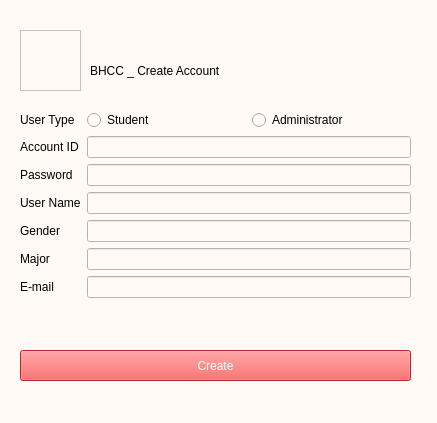
<?xml version="1.0" encoding="UTF-8"?>
<ui version="4.0">
 <class>Account</class>
 <widget class="QMainWindow" name="Account">
  <property name="geometry">
   <rect>
    <x>0</x>
    <y>0</y>
    <width>437</width>
    <height>423</height>
   </rect>
  </property>
  <property name="windowTitle">
   <string>Create Account</string>
  </property>
  <property name="styleSheet">
   <string notr="true">background-color: rgb(255, 250, 246);</string>
  </property>
  <widget class="QWidget" name="centralwidget">
   <widget class="QWidget" name="formLayoutWidget">
    <property name="geometry">
     <rect>
      <x>20</x>
      <y>110</y>
      <width>391</width>
      <height>221</height>
     </rect>
    </property>
    <layout class="QFormLayout" name="formLayout">
     <item row="0" column="0">
      <widget class="QLabel" name="label_8">
       <property name="styleSheet">
        <string notr="true">font: 10pt &quot;Arial&quot;;</string>
       </property>
       <property name="text">
        <string>User Type</string>
       </property>
      </widget>
     </item>
     <item row="1" column="0">
      <widget class="QLabel" name="label">
       <property name="styleSheet">
        <string notr="true">font: 10pt &quot;Arial&quot;;</string>
       </property>
       <property name="text">
        <string>Account ID</string>
       </property>
      </widget>
     </item>
     <item row="1" column="1">
      <widget class="QLineEdit" name="lineID"/>
     </item>
     <item row="2" column="0">
      <widget class="QLabel" name="label_3">
       <property name="styleSheet">
        <string notr="true">font: 10pt &quot;Arial&quot;;</string>
       </property>
       <property name="text">
        <string>Password</string>
       </property>
      </widget>
     </item>
     <item row="2" column="1">
      <widget class="QLineEdit" name="linePassword"/>
     </item>
     <item row="3" column="0">
      <widget class="QLabel" name="label_4">
       <property name="styleSheet">
        <string notr="true">font: 10pt &quot;Arial&quot;;</string>
       </property>
       <property name="text">
        <string>User Name</string>
       </property>
      </widget>
     </item>
     <item row="3" column="1">
      <widget class="QLineEdit" name="lineName"/>
     </item>
     <item row="4" column="0">
      <widget class="QLabel" name="label_6">
       <property name="styleSheet">
        <string notr="true">font: 10pt &quot;Arial&quot;;</string>
       </property>
       <property name="text">
        <string>Gender</string>
       </property>
      </widget>
     </item>
     <item row="5" column="0">
      <widget class="QLabel" name="label_2">
       <property name="styleSheet">
        <string notr="true">font: 10pt &quot;Arial&quot;;</string>
       </property>
       <property name="text">
        <string>Major</string>
       </property>
      </widget>
     </item>
     <item row="5" column="1">
      <widget class="QLineEdit" name="lineMajor"/>
     </item>
     <item row="6" column="0">
      <widget class="QLabel" name="label_5">
       <property name="styleSheet">
        <string notr="true">font: 10pt &quot;Arial&quot;;</string>
       </property>
       <property name="text">
        <string>E-mail</string>
       </property>
      </widget>
     </item>
     <item row="6" column="1">
      <widget class="QLineEdit" name="lineEmail"/>
     </item>
     <item row="0" column="1">
      <layout class="QHBoxLayout" name="horizontalLayout">
       <item>
        <widget class="QRadioButton" name="radioStudent">
         <property name="text">
          <string>Student</string>
         </property>
        </widget>
       </item>
       <item>
        <widget class="QRadioButton" name="radioAdmin">
         <property name="text">
          <string>Administrator</string>
         </property>
        </widget>
       </item>
      </layout>
     </item>
     <item row="4" column="1">
      <widget class="QLineEdit" name="lineGender"/>
     </item>
    </layout>
   </widget>
   <widget class="QLabel" name="label_7">
    <property name="geometry">
     <rect>
      <x>90</x>
      <y>50</y>
      <width>271</width>
      <height>41</height>
     </rect>
    </property>
    <property name="styleSheet">
     <string notr="true">font: 14pt &quot;Arial&quot;;</string>
    </property>
    <property name="text">
     <string>BHCC _ Create Account </string>
    </property>
   </widget>
   <widget class="QPushButton" name="CreateButton">
    <property name="geometry">
     <rect>
      <x>20</x>
      <y>350</y>
      <width>391</width>
      <height>31</height>
     </rect>
    </property>
    <property name="styleSheet">
     <string notr="true">color: rgb(255, 255, 255);
background-color: rgb(255, 53, 53);</string>
    </property>
    <property name="text">
     <string>Create</string>
    </property>
   </widget>
   <widget class="QFrame" name="frame">
    <property name="geometry">
     <rect>
      <x>20</x>
      <y>30</y>
      <width>61</width>
      <height>61</height>
     </rect>
    </property>
    <property name="styleSheet">
     <string notr="true">border-image: url(:/Sources/BHCC.png);</string>
    </property>
    <property name="frameShape">
     <enum>QFrame::StyledPanel</enum>
    </property>
    <property name="frameShadow">
     <enum>QFrame::Raised</enum>
    </property>
   </widget>
  </widget>
  <widget class="QStatusBar" name="statusbar"/>
 </widget>
 <resources/>
 <connections/>
</ui>
